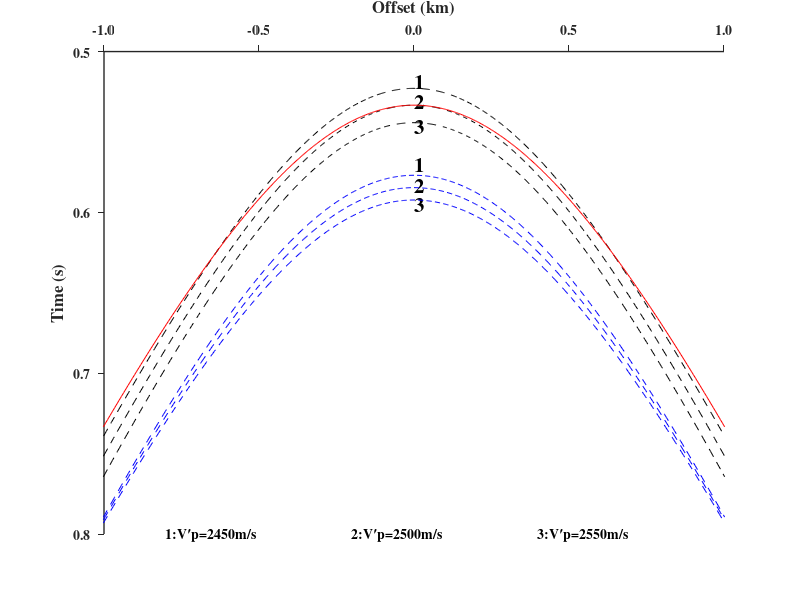

Write the MATLAB code that produced this figure.
clear

%vs=1500;vp=3000;Depth=1000;r=vs/vp;
%h=ezplot(@(a,x)myfun(a,x,r,Depth),[0 1 -2000 2000])
%C=get(h,'contourMatrix');
%a=C(1,2:end);
%X=C(2,2:end);
%t=Depth./cos(asin(a))/vp+Depth./cos(asin(0.5*a))/vs;
%plot(X,t,'r')
%hold on

%%%%%%%%%%% Map migration (stack impulse)%%%%%%%
%%%%% single shot %%%%%%%
%for k=1:10:181  
%   ezplot(@(x,y)myfun(x,y,sx,rx,vp,vs,t(k)),[-2000 2000 -2000  2000]); 
%   hold on; 
%end
%%%%% single offset multishot%%%%%%%
%for k=100:50:400
%   ezplot(@(x,y)myfun(x,y,sx+k,X(120)+k,vp,vs,t(120)),[-2000 2000 -2000    2000]); 
%   hold on; 
%end

%%%%%%%%%  Matrix manner to compute Demigration traveltime %%%%%%%
%clear
%vp_dem=2450:20:2550;vs_dem=1300;vs=1500;vp=2500;h=700;
%Depth_dem=(vs_dem/vs*(vp+vs)./(vp_dem+vs_dem))*h;
%r1=vs_dem./vp_dem;
%sx=200;rx=1000;
%a=0:pi/(180*4):pi/6;
%a11=asin(r1'*sin(a));
%X1=repmat(Depth_dem',[1,121]).*(repmat(tan(a),[6 1])+tan(a11));
%t1=((Depth_dem./vp_dem)'*cos(a)+(repmat(Depth_dem',[1,121])./cos(a11))/vs_dem);
%plot(X1',t1')

%%%%%%%%%  For loop manner to compute Demigration traveltime %%%%%%%
%%%%%%  Demigration with PS image %%%%%%%
fid=figure(1);
get(fid,'position')
set(fid,'position',[200 100 500 500]);%set figure position and size ([left bottom width height]) on the screen.
hold on
%plot(lowvel_init_vp(:,aaaa),[1:700],'color','b','linestyle','--','linewidth',1.5);
set(gca,'ydir','reverse','xlim',[-1000 1000],'xtick',[-1000:500:1000],'xticklabel','-1.0|-0.5|0.0|0.5|1.0','xaxislocation','top');
set(gca,'ylim',[0.5 0.8],'ytick',[0.5:0.1:0.8],'yticklabel','0.5|0.6|0.7|0.8');
%set(gca,'ylim',[0.5 1.5],'ytick',[0.5:0.25:1.5],'yticklabel','0.5|0.75|1.25|1.5');
set(gca,'tickdir','out','linewidth',1);
set(gca,'fontsize',10,'fontname','times','fontweight','bold');
xlabel('Offset (km)','fontsize',12,'fontname','times','fontweight','bold');
ylabel('Time (s)','fontsize',12,'fontname','times','fontweight','bold');
text(1500,2000,'0.0','fontsize',10,'fontname','times','fontweight','bold');
%text(950,730,'1.0','fontsize',10,'fontname','times','fontweight','bold');
%text(1950,730,'2.0','fontsize',10,'fontname','times','fontweight','bold');
%text(2950,730,'3.0','fontsize',10,'fontname','times','fontweight','bold');
%text(3950,730,'4.0','fontsize',10,'fontname','times','fontweight','bold');
%text(4950,730,'5.0','fontsize',10,'fontname','times','fontweight','bold');
%
vs=1500;vp=2500;h=500;
for i=2450:50:2550
    vp_dem=i;vs_dem=1300;
    Depth_dem=(vs_dem/vs*(vp+vs)/(vp_dem+vs_dem))*h;
%   Depth_dem=h;
    r1=vs_dem/vp_dem;
    sx=200;rx=1000;
    a=-pi/3:pi/(180*4):pi/3;
    a11=asin(r1*sin(a));
    X1=Depth_dem*(tan(a)+tan(a11));
    %t=(h/cos(a)/vp+h/cos(a*r)/vs);
    t1=(Depth_dem./cos(a)/vp_dem+Depth_dem./cos(a11)/vs_dem);
    hold on
	plot(X1,t1,'k--')
end

text(3,0.518,'1','fontsize',15,'fontname','times','fontweight','bold');
text(3,0.531,'2','fontsize',15,'fontname','times','fontweight','bold');
text(3,0.546,'3','fontsize',15,'fontname','times','fontweight','bold');
text(3,0.570,'1','fontsize',15,'fontname','times','fontweight','bold');
text(3,0.583,'2','fontsize',15,'fontname','times','fontweight','bold');
text(3,0.595,'3','fontsize',15,'fontname','times','fontweight','bold');
text(-800,0.80,'1:V{\prime}p=2450m/s','fontsize',10,'fontname','times','fontweight','bold');
text(-200,0.80,'2:V{\prime}p=2500m/s','fontsize',10,'fontname','times','fontweight','bold');
text(400,0.80,'3:V{\prime}p=2550m/s','fontsize',10,'fontname','times','fontweight','bold');
%%%%%% PS Traveltime with True Vp%%%%%%%
    vp_dem=2500;vs_dem=1500;
    Depth_dem=(vs_dem/vs*(vp+vs)/(vp_dem+vs_dem))*h;
%   Depth_dem=h;
    r1=vs_dem/vp_dem;
    sx=200;rx=1000;
    a=-pi/3:pi/(180*4):pi/3;
    a11=asin(r1*sin(a));
    X1=Depth_dem*(tan(a)+tan(a11));
    %t=(h/cos(a)/vp+h/cos(a*r)/vs);
    t1=(Depth_dem./cos(a)/vp_dem+Depth_dem./cos(a11)/vs_dem);
    hold on
    plot(X1,t1,'r')

%%%%%% PS Demigration with True depth%%%%%%%
for i=2450:50:2550
    vp_dem=i;vs_dem=1300;
%   Depth_dem=(vs_dem/vs*(vp+vs)/(vp_dem+vs_dem))*h;
    Depth_dem=(vp_dem)/vp*h;
    r1=vs_dem/vp_dem;
    sx=200;rx=1000;
    a=-pi/3:pi/(180*4):pi/3;
    a11=asin(r1*sin(a));
    X1=Depth_dem*(tan(a)+tan(a11));
    %t=(h/cos(a)/vp+h/cos(a*r)/vs);
    t1=(Depth_dem./cos(a)/vp_dem+Depth_dem./cos(a11)/vs_dem);
    hold on
    plot(X1,t1,'b--')
end
%for i=2450:20:2550
%    vp_dem=i;vs_dem=1300;
%%   Depth_dem=(vs_dem/vs*(vp+vs)/(vp_dem+vs_dem))*h;
%    Depth_dem=450;
%    r1=vs_dem/vp_dem;
%    sx=200;rx=1000;
%    a=-pi/4:pi/(180*4):pi/4;
%    a11=asin(r1*sin(a));
%    X1=Depth_dem*(tan(a)+tan(a11));
%    %t=(h/cos(a)/vp+h/cos(a*r)/vs);
%    t1=(Depth_dem./cos(a)/vp_dem+Depth_dem./cos(a11)/vs_dem);
%    hold on
%    plot(X1,t1,'g')
%end
%
